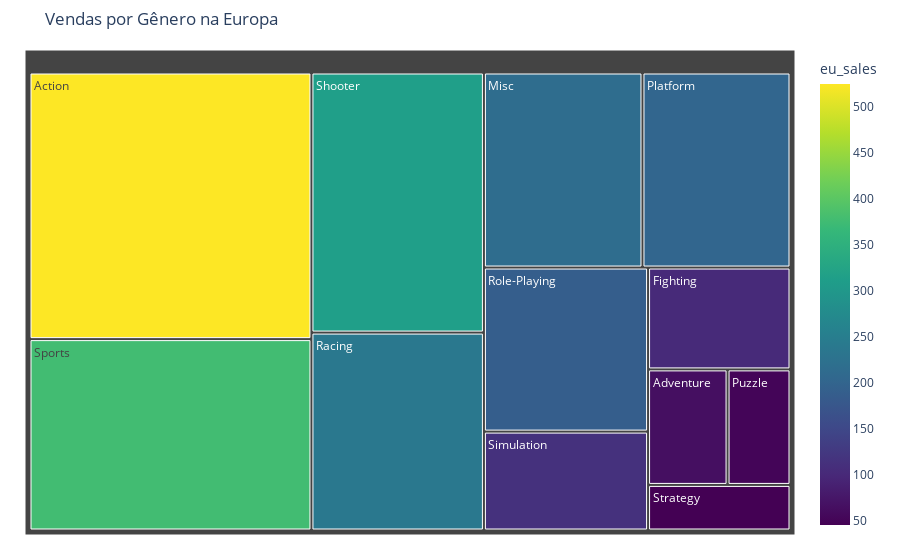

The code cell stored with this chart in its notebook:
### Code cell
genre_eu = df.groupby('genre')['eu_sales'].sum().reset_index()

fig = px.treemap(
    genre_eu,
    path=['genre'],
    values='eu_sales',
    color='eu_sales',
    color_continuous_scale='viridis',
    title='Vendas por Gênero na Europa'
)

fig.update_traces()
fig.update_layout(margin=dict(t=50, l=25, r=25, b=25))
fig.show()

### Figure 1 — Plotly figure (JSON) as saved in the notebook; plotly's stock layout.template omitted (floating-point values rounded to 4 significant figures)
{"data": [{"branchvalues": "total", "customdata": [[525.0], [64.13], [101.3], [216.0], [201.6], [50.78], [238.4], [188.1], [313.3], [113.4], [376.9], [45.34]], "domain": {"x": [0, 1], "y": [0, 1]}, "hovertemplate": "labels=%{label}<br>eu_sales_sum=%{value}<br>parent=%{parent}<br>id=%{id}<br>eu_sales=%{color}<extra></extra>", "ids": ["Action", "Adventure", "Fighting", "Misc", "Platform", "Puzzle", "Racing", "Role-Playing", "Shooter", "Simulation", "Sports", "Strategy"], "labels": ["Action", "Adventure", "Fighting", "Misc", "Platform", "Puzzle", "Racing", "Role-Playing", "Shooter", "Simulation", "Sports", "Strategy"], "marker": {"coloraxis": "coloraxis", "colors": [525.0, 64.13, 101.3, 216.0, 201.6, 50.78, 238.4, 188.1, 313.3, 113.4, 376.9, 45.34]}, "name": "", "parents": ["", "", "", "", "", "", "", "", "", "", "", ""], "type": "treemap", "values": [525.0, 64.13, 101.3, 216.0, 201.6, 50.78, 238.4, 188.1, 313.3, 113.4, 376.9, 45.34]}], "layout": {"coloraxis": {"colorbar": {"title": {"text": "eu_sales"}}, "colorscale": [[0, "#440154"], [0.1111, "#482878"], [0.2222, "#3e4989"], [0.3333, "#31688e"], [0.4444, "#26828e"], [0.5556, "#1f9e89"], [0.6667, "#35b779"], [0.7778, "#6ece58"], [0.8889, "#b5de2b"], [1, "#fde725"]]}, "legend": {"tracegroupgap": 0}, "margin": {"b": 25, "l": 25, "r": 25, "t": 50}, "title": {"text": "Vendas por Gênero na Europa"}}}
